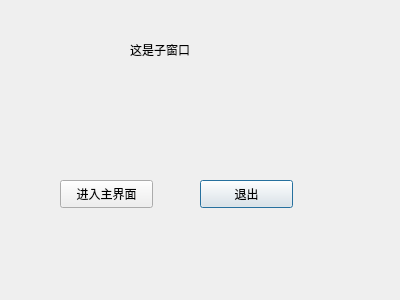
<?xml version="1.0" encoding="UTF-8"?>
<ui version="4.0">
 <class>ChildDialog</class>
 <widget class="QDialog" name="ChildDialog">
  <property name="geometry">
   <rect>
    <x>0</x>
    <y>0</y>
    <width>400</width>
    <height>300</height>
   </rect>
  </property>
  <property name="windowTitle">
   <string>Dialog</string>
  </property>
  <widget class="QLabel" name="label">
   <property name="geometry">
    <rect>
     <x>130</x>
     <y>40</y>
     <width>69</width>
     <height>19</height>
    </rect>
   </property>
   <property name="text">
    <string>这是子窗口</string>
   </property>
  </widget>
  <widget class="QPushButton" name="enterMainBtn">
   <property name="geometry">
    <rect>
     <x>200</x>
     <y>180</y>
     <width>93</width>
     <height>28</height>
    </rect>
   </property>
   <property name="text">
    <string>退出</string>
   </property>
  </widget>
  <widget class="QPushButton" name="exitBtn">
   <property name="geometry">
    <rect>
     <x>60</x>
     <y>180</y>
     <width>93</width>
     <height>28</height>
    </rect>
   </property>
   <property name="text">
    <string>进入主界面</string>
   </property>
  </widget>
 </widget>
 <resources/>
 <connections>
  <connection>
   <sender>enterMainBtn</sender>
   <signal>clicked()</signal>
   <receiver>ChildDialog</receiver>
   <slot>reject()</slot>
   <hints>
    <hint type="sourcelabel">
     <x>248</x>
     <y>190</y>
    </hint>
    <hint type="destinationlabel">
     <x>362</x>
     <y>149</y>
    </hint>
   </hints>
  </connection>
 </connections>
</ui>
